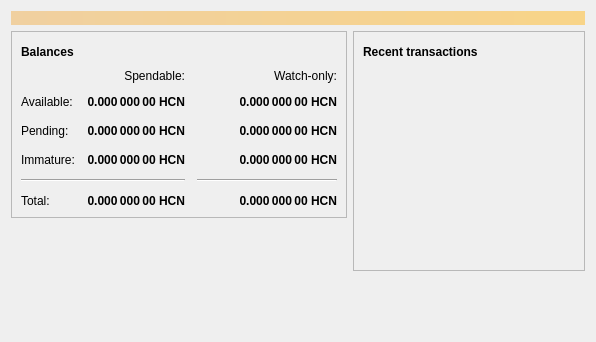
<?xml version="1.0" encoding="UTF-8"?>
<ui version="4.0">
 <class>OverviewPage</class>
 <widget class="QWidget" name="OverviewPage">
  <property name="geometry">
   <rect>
    <x>0</x>
    <y>0</y>
    <width>596</width>
    <height>342</height>
   </rect>
  </property>
  <property name="windowTitle">
   <string>Form</string>
  </property>
  <layout class="QVBoxLayout" name="topLayout">
   <item>
    <widget class="QLabel" name="labelAlerts">
     <property name="visible">
      <bool>false</bool>
     </property>
     <property name="styleSheet">
      <string notr="true">QLabel { background-color: qlineargradient(x1: 0, y1: 0, x2: 1, y2: 0, stop:0 #F0D0A0, stop:1 #F8D488); color:#000000; }</string>
     </property>
     <property name="wordWrap">
      <bool>true</bool>
     </property>
     <property name="margin">
      <number>3</number>
     </property>
     <property name="textInteractionFlags">
      <set>Qt::TextSelectableByMouse</set>
     </property>
    </widget>
   </item>
   <item>
    <layout class="QHBoxLayout" name="horizontalLayout" stretch="1,1">
     <item>
      <layout class="QVBoxLayout" name="verticalLayout_2">
       <item>
        <widget class="QFrame" name="frame">
         <property name="frameShape">
          <enum>QFrame::StyledPanel</enum>
         </property>
         <property name="frameShadow">
          <enum>QFrame::Raised</enum>
         </property>
         <layout class="QVBoxLayout" name="verticalLayout_4">
          <item>
           <layout class="QHBoxLayout" name="horizontalLayout_4">
            <item>
             <widget class="QLabel" name="label_5">
              <property name="font">
               <font>
                <weight>75</weight>
                <bold>true</bold>
               </font>
              </property>
              <property name="text">
               <string>Balances</string>
              </property>
             </widget>
            </item>
            <item>
             <widget class="QPushButton" name="labelWalletStatus">
              <property name="enabled">
               <bool>true</bool>
              </property>
              <property name="maximumSize">
               <size>
                <width>30</width>
                <height>16777215</height>
               </size>
              </property>
              <property name="toolTip">
               <string>The displayed information may be out of date. Your wallet automatically synchronizes with the Hashcoin network after a connection is established, but this process has not completed yet.</string>
              </property>
              <property name="text">
               <string/>
              </property>
              <property name="icon">
               <iconset resource="../bitcoin.qrc">
                <normaloff>:/icons/warning</normaloff>
                <disabledoff>:/icons/warning</disabledoff>:/icons/warning</iconset>
              </property>
              <property name="iconSize">
               <size>
                <width>24</width>
                <height>24</height>
               </size>
              </property>
              <property name="flat">
               <bool>true</bool>
              </property>
             </widget>
            </item>
            <item>
             <spacer name="horizontalSpacer_3">
              <property name="orientation">
               <enum>Qt::Horizontal</enum>
              </property>
              <property name="sizeHint" stdset="0">
               <size>
                <width>40</width>
                <height>20</height>
               </size>
              </property>
             </spacer>
            </item>
           </layout>
          </item>
          <item>
           <layout class="QGridLayout" name="gridLayout">
            <property name="spacing">
             <number>12</number>
            </property>
            <item row="2" column="2">
             <widget class="QLabel" name="labelWatchPending">
              <property name="font">
               <font>
                <weight>75</weight>
                <bold>true</bold>
               </font>
              </property>
              <property name="cursor">
               <cursorShape>IBeamCursor</cursorShape>
              </property>
              <property name="toolTip">
               <string>Unconfirmed transactions to watch-only addresses</string>
              </property>
              <property name="text">
               <string notr="true">0.000 000 00 HCN</string>
              </property>
              <property name="alignment">
               <set>Qt::AlignRight|Qt::AlignTrailing|Qt::AlignVCenter</set>
              </property>
              <property name="textInteractionFlags">
               <set>Qt::LinksAccessibleByMouse|Qt::TextSelectableByKeyboard|Qt::TextSelectableByMouse</set>
              </property>
             </widget>
            </item>
            <item row="2" column="1">
             <widget class="QLabel" name="labelUnconfirmed">
              <property name="font">
               <font>
                <weight>75</weight>
                <bold>true</bold>
               </font>
              </property>
              <property name="cursor">
               <cursorShape>IBeamCursor</cursorShape>
              </property>
              <property name="toolTip">
               <string>Total of transactions that have yet to be confirmed, and do not yet count toward the spendable balance</string>
              </property>
              <property name="text">
               <string notr="true">0.000 000 00 HCN</string>
              </property>
              <property name="alignment">
               <set>Qt::AlignRight|Qt::AlignTrailing|Qt::AlignVCenter</set>
              </property>
              <property name="textInteractionFlags">
               <set>Qt::LinksAccessibleByMouse|Qt::TextSelectableByKeyboard|Qt::TextSelectableByMouse</set>
              </property>
             </widget>
            </item>
            <item row="3" column="2">
             <widget class="QLabel" name="labelWatchImmature">
              <property name="font">
               <font>
                <weight>75</weight>
                <bold>true</bold>
               </font>
              </property>
              <property name="cursor">
               <cursorShape>IBeamCursor</cursorShape>
              </property>
              <property name="toolTip">
               <string>Mined balance in watch-only addresses that has not yet matured</string>
              </property>
              <property name="text">
               <string notr="true">0.000 000 00 HCN</string>
              </property>
              <property name="alignment">
               <set>Qt::AlignRight|Qt::AlignTrailing|Qt::AlignVCenter</set>
              </property>
              <property name="textInteractionFlags">
               <set>Qt::LinksAccessibleByMouse|Qt::TextSelectableByKeyboard|Qt::TextSelectableByMouse</set>
              </property>
             </widget>
            </item>
            <item row="4" column="0" colspan="2">
             <widget class="Line" name="line">
              <property name="orientation">
               <enum>Qt::Horizontal</enum>
              </property>
             </widget>
            </item>
            <item row="4" column="2">
             <widget class="Line" name="lineWatchBalance">
              <property name="sizePolicy">
               <sizepolicy hsizetype="Preferred" vsizetype="Fixed">
                <horstretch>0</horstretch>
                <verstretch>0</verstretch>
               </sizepolicy>
              </property>
              <property name="minimumSize">
               <size>
                <width>140</width>
                <height>0</height>
               </size>
              </property>
              <property name="orientation">
               <enum>Qt::Horizontal</enum>
              </property>
             </widget>
            </item>
            <item row="5" column="0">
             <widget class="QLabel" name="labelTotalText">
              <property name="text">
               <string>Total:</string>
              </property>
             </widget>
            </item>
            <item row="3" column="1">
             <widget class="QLabel" name="labelImmature">
              <property name="font">
               <font>
                <weight>75</weight>
                <bold>true</bold>
               </font>
              </property>
              <property name="cursor">
               <cursorShape>IBeamCursor</cursorShape>
              </property>
              <property name="toolTip">
               <string>Mined balance that has not yet matured</string>
              </property>
              <property name="text">
               <string notr="true">0.000 000 00 HCN</string>
              </property>
              <property name="alignment">
               <set>Qt::AlignRight|Qt::AlignTrailing|Qt::AlignVCenter</set>
              </property>
              <property name="textInteractionFlags">
               <set>Qt::LinksAccessibleByMouse|Qt::TextSelectableByKeyboard|Qt::TextSelectableByMouse</set>
              </property>
             </widget>
            </item>
            <item row="2" column="3">
             <spacer name="horizontalSpacer_2">
              <property name="orientation">
               <enum>Qt::Horizontal</enum>
              </property>
              <property name="sizeHint" stdset="0">
               <size>
                <width>40</width>
                <height>20</height>
               </size>
              </property>
             </spacer>
            </item>
            <item row="3" column="0">
             <widget class="QLabel" name="labelImmatureText">
              <property name="text">
               <string>Immature:</string>
              </property>
             </widget>
            </item>
            <item row="5" column="1">
             <widget class="QLabel" name="labelTotal">
              <property name="font">
               <font>
                <weight>75</weight>
                <bold>true</bold>
               </font>
              </property>
              <property name="cursor">
               <cursorShape>IBeamCursor</cursorShape>
              </property>
              <property name="toolTip">
               <string>Your current total balance</string>
              </property>
              <property name="text">
               <string notr="true">0.000 000 00 HCN</string>
              </property>
              <property name="alignment">
               <set>Qt::AlignRight|Qt::AlignTrailing|Qt::AlignVCenter</set>
              </property>
              <property name="textInteractionFlags">
               <set>Qt::LinksAccessibleByMouse|Qt::TextSelectableByKeyboard|Qt::TextSelectableByMouse</set>
              </property>
             </widget>
            </item>
            <item row="5" column="2">
             <widget class="QLabel" name="labelWatchTotal">
              <property name="font">
               <font>
                <weight>75</weight>
                <bold>true</bold>
               </font>
              </property>
              <property name="cursor">
               <cursorShape>IBeamCursor</cursorShape>
              </property>
              <property name="toolTip">
               <string>Current total balance in watch-only addresses</string>
              </property>
              <property name="text">
               <string notr="true">0.000 000 00 HCN</string>
              </property>
              <property name="alignment">
               <set>Qt::AlignRight|Qt::AlignTrailing|Qt::AlignVCenter</set>
              </property>
              <property name="textInteractionFlags">
               <set>Qt::LinksAccessibleByMouse|Qt::TextSelectableByKeyboard|Qt::TextSelectableByMouse</set>
              </property>
             </widget>
            </item>
            <item row="0" column="2">
             <widget class="QLabel" name="labelWatchonly">
              <property name="text">
               <string>Watch-only:</string>
              </property>
              <property name="alignment">
               <set>Qt::AlignRight|Qt::AlignTrailing|Qt::AlignVCenter</set>
              </property>
             </widget>
            </item>
            <item row="1" column="0">
             <widget class="QLabel" name="labelBalanceText">
              <property name="text">
               <string>Available:</string>
              </property>
             </widget>
            </item>
            <item row="1" column="1">
             <widget class="QLabel" name="labelBalance">
              <property name="font">
               <font>
                <weight>75</weight>
                <bold>true</bold>
               </font>
              </property>
              <property name="cursor">
               <cursorShape>IBeamCursor</cursorShape>
              </property>
              <property name="toolTip">
               <string>Your current spendable balance</string>
              </property>
              <property name="text">
               <string notr="true">0.000 000 00 HCN</string>
              </property>
              <property name="alignment">
               <set>Qt::AlignRight|Qt::AlignTrailing|Qt::AlignVCenter</set>
              </property>
              <property name="textInteractionFlags">
               <set>Qt::LinksAccessibleByMouse|Qt::TextSelectableByKeyboard|Qt::TextSelectableByMouse</set>
              </property>
             </widget>
            </item>
            <item row="1" column="2">
             <widget class="QLabel" name="labelWatchAvailable">
              <property name="font">
               <font>
                <weight>75</weight>
                <bold>true</bold>
               </font>
              </property>
              <property name="cursor">
               <cursorShape>IBeamCursor</cursorShape>
              </property>
              <property name="toolTip">
               <string>Your current balance in watch-only addresses</string>
              </property>
              <property name="text">
               <string notr="true">0.000 000 00 HCN</string>
              </property>
              <property name="alignment">
               <set>Qt::AlignRight|Qt::AlignTrailing|Qt::AlignVCenter</set>
              </property>
              <property name="textInteractionFlags">
               <set>Qt::LinksAccessibleByMouse|Qt::TextSelectableByKeyboard|Qt::TextSelectableByMouse</set>
              </property>
             </widget>
            </item>
            <item row="2" column="0">
             <widget class="QLabel" name="labelPendingText">
              <property name="text">
               <string>Pending:</string>
              </property>
             </widget>
            </item>
            <item row="0" column="1">
             <widget class="QLabel" name="labelSpendable">
              <property name="text">
               <string>Spendable:</string>
              </property>
              <property name="alignment">
               <set>Qt::AlignRight|Qt::AlignTrailing|Qt::AlignVCenter</set>
              </property>
             </widget>
            </item>
           </layout>
          </item>
         </layout>
        </widget>
       </item>
       <item>
        <spacer name="verticalSpacer">
         <property name="orientation">
          <enum>Qt::Vertical</enum>
         </property>
         <property name="sizeHint" stdset="0">
          <size>
           <width>20</width>
           <height>40</height>
          </size>
         </property>
        </spacer>
       </item>
      </layout>
     </item>
     <item>
      <layout class="QVBoxLayout" name="verticalLayout_3">
       <item>
        <widget class="QFrame" name="frame_2">
         <property name="frameShape">
          <enum>QFrame::StyledPanel</enum>
         </property>
         <property name="frameShadow">
          <enum>QFrame::Raised</enum>
         </property>
         <layout class="QVBoxLayout" name="verticalLayout">
          <item>
           <layout class="QHBoxLayout" name="horizontalLayout_2">
            <item>
             <widget class="QLabel" name="label_4">
              <property name="font">
               <font>
                <weight>75</weight>
                <bold>true</bold>
               </font>
              </property>
              <property name="text">
               <string>Recent transactions</string>
              </property>
             </widget>
            </item>
            <item>
             <widget class="QPushButton" name="labelTransactionsStatus">
              <property name="enabled">
               <bool>true</bool>
              </property>
              <property name="maximumSize">
               <size>
                <width>30</width>
                <height>16777215</height>
               </size>
              </property>
              <property name="toolTip">
               <string>The displayed information may be out of date. Your wallet automatically synchronizes with the Hashcoin network after a connection is established, but this process has not completed yet.</string>
              </property>
              <property name="text">
               <string/>
              </property>
              <property name="icon">
               <iconset resource="../bitcoin.qrc">
                <normaloff>:/icons/warning</normaloff>
                <disabledoff>:/icons/warning</disabledoff>:/icons/warning</iconset>
              </property>
              <property name="iconSize">
               <size>
                <width>24</width>
                <height>24</height>
               </size>
              </property>
              <property name="flat">
               <bool>true</bool>
              </property>
             </widget>
            </item>
            <item>
             <spacer name="horizontalSpacer">
              <property name="orientation">
               <enum>Qt::Horizontal</enum>
              </property>
              <property name="sizeHint" stdset="0">
               <size>
                <width>40</width>
                <height>20</height>
               </size>
              </property>
             </spacer>
            </item>
           </layout>
          </item>
          <item>
           <widget class="QListView" name="listTransactions">
            <property name="styleSheet">
             <string notr="true">QListView { background: transparent; }</string>
            </property>
            <property name="frameShape">
             <enum>QFrame::NoFrame</enum>
            </property>
            <property name="verticalScrollBarPolicy">
             <enum>Qt::ScrollBarAlwaysOff</enum>
            </property>
            <property name="horizontalScrollBarPolicy">
             <enum>Qt::ScrollBarAlwaysOff</enum>
            </property>
            <property name="selectionMode">
             <enum>QAbstractItemView::NoSelection</enum>
            </property>
           </widget>
          </item>
         </layout>
        </widget>
       </item>
       <item>
        <spacer name="verticalSpacer_2">
         <property name="orientation">
          <enum>Qt::Vertical</enum>
         </property>
         <property name="sizeHint" stdset="0">
          <size>
           <width>20</width>
           <height>40</height>
          </size>
         </property>
        </spacer>
       </item>
      </layout>
     </item>
    </layout>
   </item>
  </layout>
 </widget>
 <resources/>
 <connections/>
</ui>
